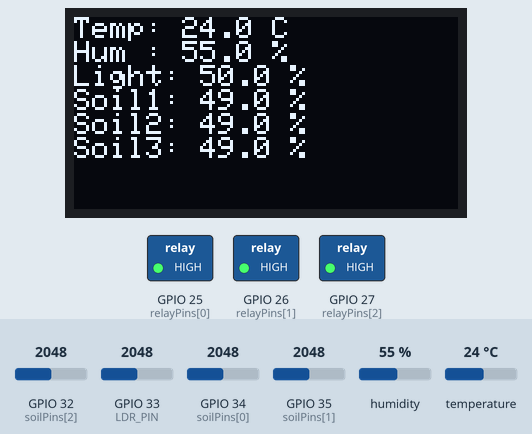
Bench run of a program on a simulated ESP32. On the bench: 128×64 one-colour display, switched loads named in the program (green lamp = pin HIGH). The inputs (shaded band) are chosen by the test bench; at power-on: humidity 55 %, GPIO 33 (LDR_PIN) = 2048, GPIO 32 (soilPins[2]) = 2048, GPIO 34 (soilPins[0]) = 2048, GPIO 35 (soilPins[1]) = 2048, temperature 24 °C. WiFi joins after 1.5 s; servers stay silent unless stated; uploads are accepted with an empty reply; what the program prints to the serial monitor is not drawn.

Above: at 3.7 s.
3.8 s: humidity set to 22 %
At 6.3 s:
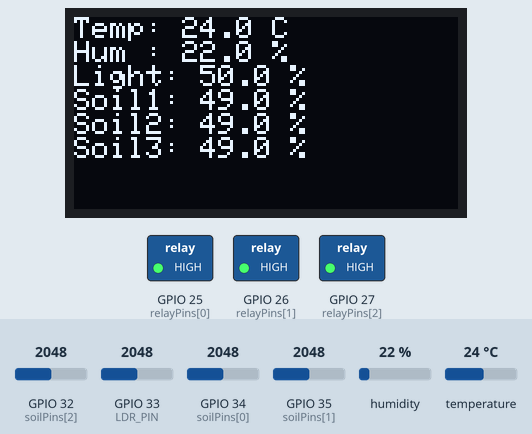
6.9 s: GPIO 33 (LDR_PIN) set to 2866
At 9.5 s:
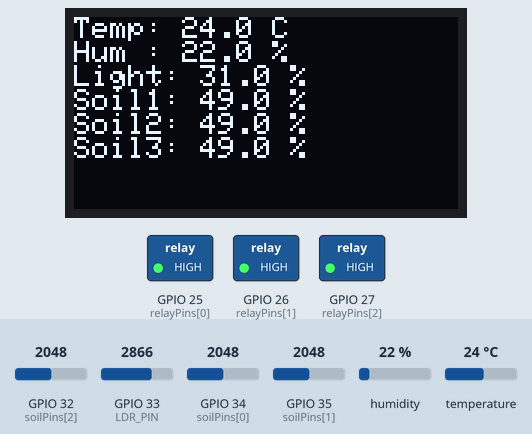
9.8 s: GPIO 32 (soilPins[2]) set to 2866
At 11.4 s:
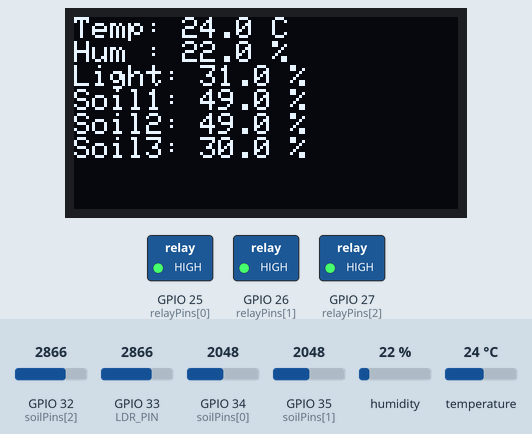
12.6 s: GPIO 34 (soilPins[0]) set to 2866
At 14.6 s:
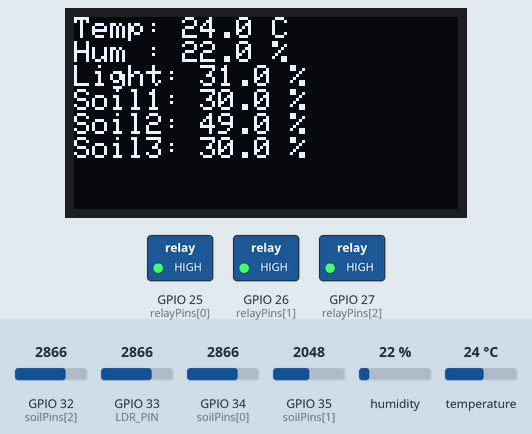
15.5 s: GPIO 35 (soilPins[1]) set to 2866
At 17.8 s:
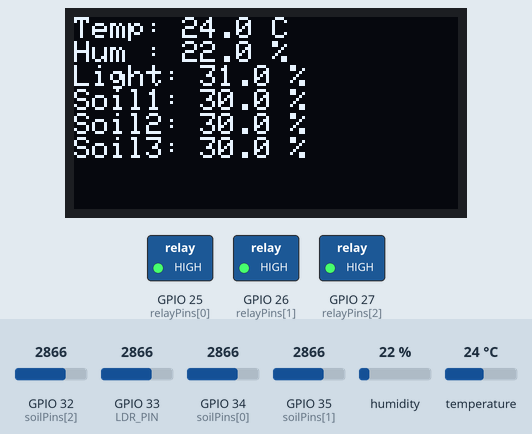
18.3 s: temperature set to 12 °C
At 21.0 s:
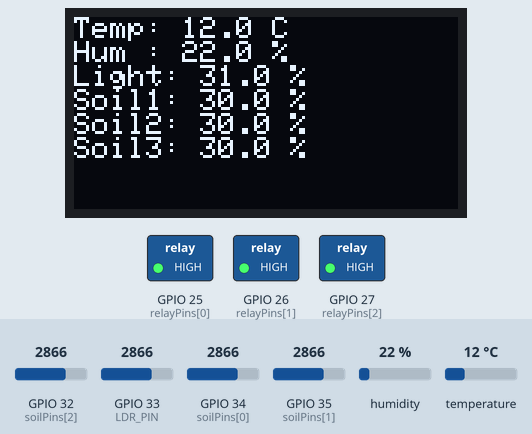
Timing chart, 0 to 22.2 s (numbered marks = the images above; inputs shaded):
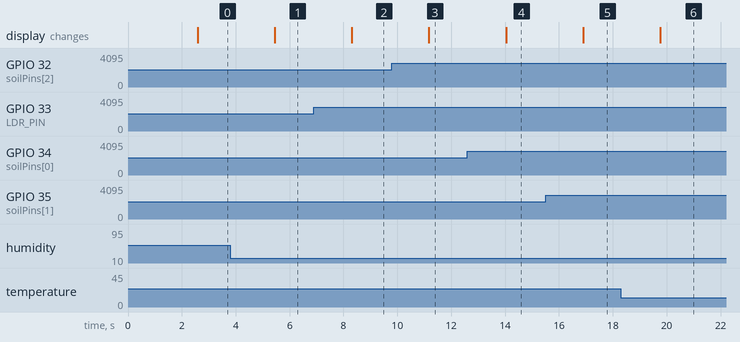

Measured:
- after the input at 3.8 s, the display: changes after 1.7 s (image 1)
- after the input at 6.9 s, the display: changes after 1.4 s (image 2)
- after the input at 9.8 s, the display: changes after 1.4 s (image 3)
- after the input at 12.6 s, the display: changes after 1.4 s (image 4)
- after the input at 15.5 s, the display: changes after 1.4 s (image 5)
- after the input at 18.3 s, the display: changes after 1.5 s (image 6)

The program:

main.cpp
```cpp
#include <WiFi.h>
#include <HTTPClient.h>
#include <DHT.h>
#include <ArduinoJson.h>
#include <Wire.h>
#include "config.h"

#include <Adafruit_GFX.h>
#include <Adafruit_SSD1306.h>

// === Sensor & Hardware Definitions ===
#define DHTPIN 14
#define DHTTYPE DHT22
#define LDR_PIN 33

DHT dht(DHTPIN, DHTTYPE);

// OLED Display
#define SCREEN_WIDTH 128
#define SCREEN_HEIGHT 64
Adafruit_SSD1306 display(SCREEN_WIDTH, SCREEN_HEIGHT, &Wire, -1);  // -1 = no reset pin

// WiFi credentials
const char *ssid = wifi_name;
const char *password = wifi_pass;

// Backend server
const char *serverBase = IP;

// === I/O Pins ===
int soilPins[3] = {34, 35, 32};
int relayPins[3] = {25, 26, 27};

// === Timing ===
unsigned long previousMillis = 0;
const unsigned long interval = 1000;

void setup()
{
  Serial.begin(115200);

  // Initialize I2C
  Wire.begin();

  // Initialize OLED
  if (!display.begin(SSD1306_SWITCHCAPVCC, 0x3C))
  {
    Serial.println(F("❌ SSD1306 allocation failed"));
    while (true);
  }
  display.clearDisplay();
  display.setTextColor(SSD1306_WHITE);
  display.setTextSize(1);
  display.setCursor(0, 0);
  display.println("OLED Initialized");
  display.display();
  delay(1000);

  dht.begin();

  // Setup relay pins
  for (int i = 0; i < 3; i++)
  {
    pinMode(relayPins[i], OUTPUT);
    digitalWrite(relayPins[i], HIGH);
  }

  // Connect to WiFi
  Serial.print("Connecting to WiFi");
  WiFi.begin(ssid, password);
  while (WiFi.status() != WL_CONNECTED)
  {
    delay(500);
    Serial.print(".");
  }
  Serial.println("\n✅ WiFi Connected!");
}

void loop()
{
  float temperature = 0.0;
  float humidity = 0.0;
  float light = 0.0;
  float soilMoisture[3];

  unsigned long currentMillis = millis();
  if (currentMillis - previousMillis >= interval)
  {
    previousMillis = currentMillis;

    // === Read DHT22 ===
    temperature = dht.readTemperature();
    humidity = dht.readHumidity();

    if (isnan(temperature) || isnan(humidity))
    {
      Serial.println("⚠️  DHT read failed, skipping POST");
      return;
    }

    Serial.printf("🌡️  Temperature: %.2f °C\n", temperature);
    Serial.printf("💧 Humidity: %.2f %%\n", humidity);

    // === LDR Reading ===
    int ldrRaw = analogRead(LDR_PIN);
    if (ldrRaw < 0 || ldrRaw > 4095)
    {
      Serial.println("⚠️ Invalid LDR reading.");
      return;
    }
    light = map(ldrRaw, 0, 4095, 100, 0);
    Serial.printf("🌞 LDR Light: %.2f %%\n", light);

    // === Soil Moisture ===
    for (int i = 0; i < 3; i++)
    {
      int raw = analogRead(soilPins[i]);
      soilMoisture[i] = map(raw, 4095, 0, 0, 100);
    }

    // === Update OLED Display ===
    display.clearDisplay();
    display.setCursor(0, 0);
    display.setTextSize(1);
    display.printf("Temp: %.1f C\n", temperature);
    display.printf("Hum : %.1f %%\n", humidity);
    display.printf("Light: %.1f %%\n", light);
    for (int i = 0; i < 3; i++)
    {
      display.printf("Soil%d: %.1f %%\n", i + 1, soilMoisture[i]);
    }
    display.display();

    // === Prepare JSON Payload ===
    StaticJsonDocument<256> doc;
    doc["temperature"] = temperature;
    doc["humidity"] = humidity;
    doc["light"] = light;

    String payload;
    serializeJson(doc, payload);

    // === Send Sensor Data & Check Thresholds ===
    if (WiFi.status() == WL_CONNECTED)
    {
      HTTPClient http;

      // POST sensor data
      http.begin(String(serverBase) + "/sensor/");
      http.addHeader("Content-Type", "application/json");
      int code = http.POST(payload);
      Serial.print("📡 Sensor POST response: ");
      Serial.println(code);
      Serial.println(http.getString());
      http.end();

      // GET thresholds
      http.begin(String(serverBase) + "/thresholds/");
      int thrCode = http.GET();
      if (thrCode == 200)
      {
        String t = http.getString();
        StaticJsonDocument<128> tdoc;
        deserializeJson(tdoc, t);

        for (int i = 0; i < 3; i++)
        {
          float threshold = tdoc[i];
          float moisture = soilMoisture[i];

          Serial.printf("🌱 Plant %d | Soil: %.2f%% | Threshold: %.2f%%\n", i + 1, moisture, threshold);

          if (moisture < threshold)
          {
            digitalWrite(relayPins[i], LOW); // ON
            Serial.printf("💧 Watering plant %d...\n", i + 1);
          }
          else
          {
            digitalWrite(relayPins[i], HIGH); // OFF
            Serial.printf("✅ Moisture OK for plant %d. Relay OFF.\n", i + 1);
          }
        }
      }
      else
      {
        Serial.printf("❌ Failed to GET thresholds, code: %d\n", thrCode);
      }

      http.end();
    }
  }

  delay(1000); // Short delay before next cycle
}
```

config.h
```cpp
#ifndef CONFIG_H
#define CONFIG_H

#define wifi_name "Airtel_shas_4017"
// #define wifi_name "shanks"
#define wifi_pass "air55862"
// #define wifi_pass "knov3936"
#define IP "http://192.168.1.4:8000"
// #define IP "http://192.168.219.98:8000"

#endif
```
